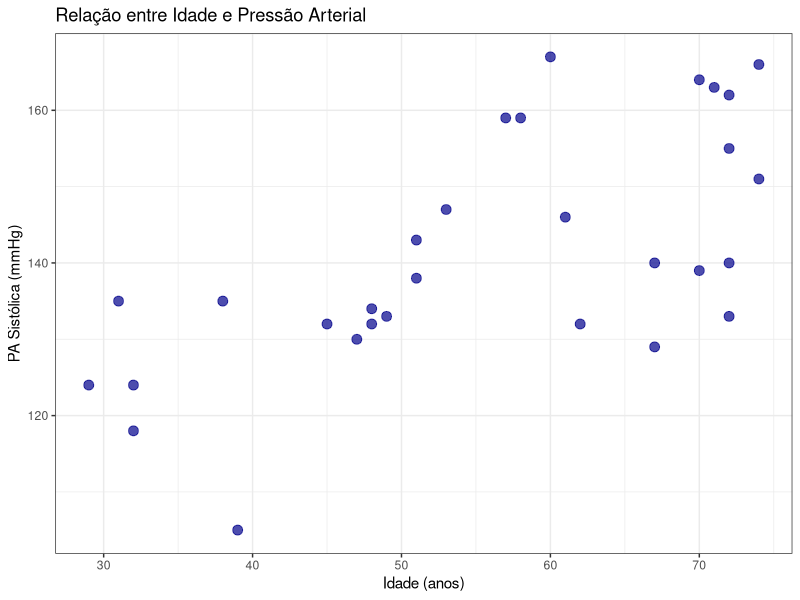
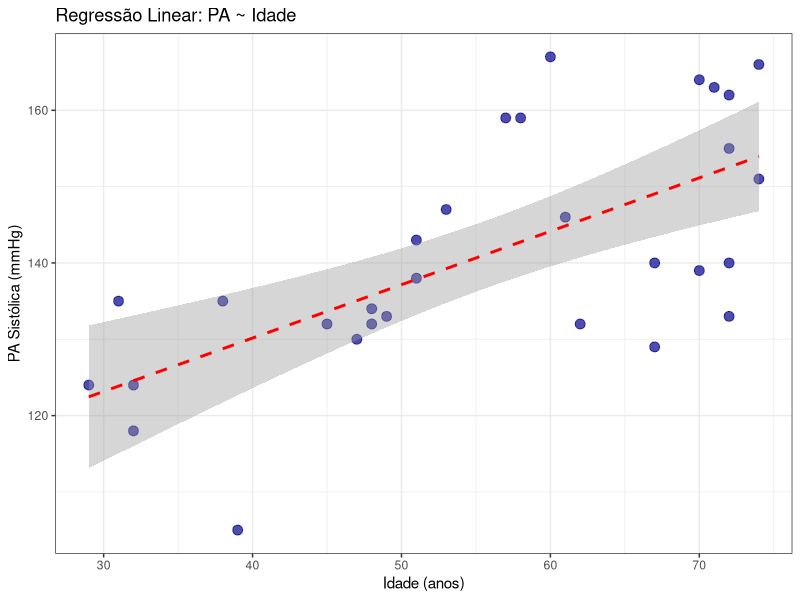
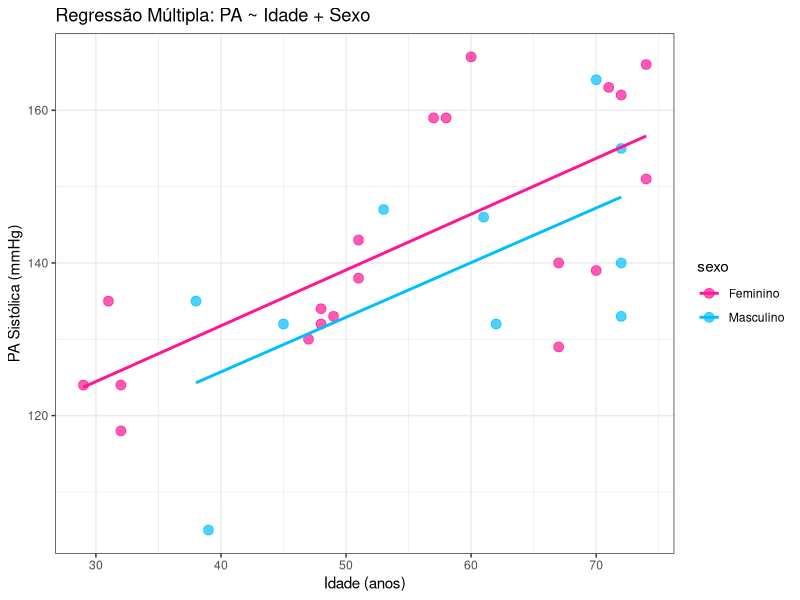
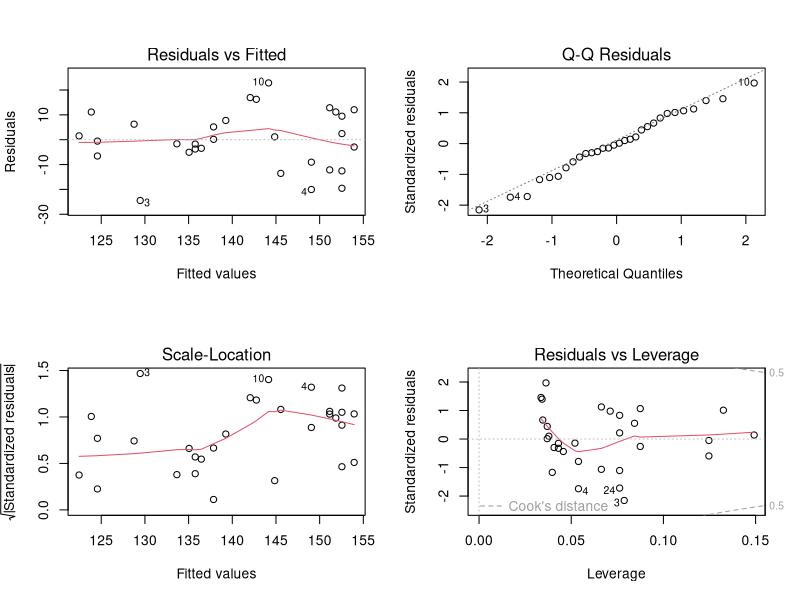

Write R code to recreate these figures, in order.
# Módulo 3 - Aula 2 - Modelos lineares e não lineares

# Declaração dos pacotes necessários para realizar as atividades
# install.packages("tidyverse")
# install.packages("broom")
library(tidyverse)
library(broom)


# 1.1. Correlação, modelos lineares e não-lineares
# Uma das formas de se medir uma relação entre duas variáveis numéricas é 
# calculando a correlação entre as duas, podendo ser medida através do 
# coeficiente de correlação linear.

# Observação: Correlação não denota causalidade. Não é porque uma variável
# está correlata a outra, não quer dizer que se influenciem diretamente.
# Exemplo: O aumento da temperatura global está correlacionado com a diminuição
# na população de piratas. 

# Plotando um gráfico de dispersão das variáveis, é possível observar pelo 
# menos 5 tipos de comportamento no gráfico:
# # a) Correlação linear negativa, quando são inversamente proporcionais;
# # b) Correlação linear positiva, quando são diretamente proporcionais;
# # c) Sem correlação, quando não se afetam diretamente;
# # d) Padrão não linear, quando não necessariamente se afetam em 
# # todos os casos. O comportamento no gráfico deixa de ser em formato de 
# # linha e passa a tomar formato de curva.

# A força entre essas variáveis pode ser medida através do coeficiente de
# correlação de Pearson, onde:
# # a) Correlação linear perfeita positiva: r = +1
# # b) Correlação linear perfeita negativa: r = -1
# # c) Sem correlação linear: r = 0
# # d) Correlação linear positiva: 0 < r < 1
# # e) Correlação linear negativa: -1 < r < 0

# Caso a suposta correlação não for válida através do método de Pearson
# utiliza-se a correlação de Spearman, que não assume distribuição normal para
# as duas variáveis e sim através de postos ordenados (ranqueamento).

# 1.2. Atividade: Cálculo da correlação entre pressão arterial e idade, 
# plotando num gráfico para visualização dos resultados.

# Definir semente para reprodutibilidade
set.seed(42)

# Número amostral
n <- 30

# Simula dados de pressão arterial e idade
pasis <- tibble(
  idade = round(runif(n, min = 25, max = 75)),
  pa = round(100 + 0.8 * idade + rnorm(n, 0, 10)),
  sexo = if_else(runif(n) >= 0.5, "Feminino", "Masculino")
)
print(pasis)

# Funções utilizadas:
# # runif(n, min, max): Gera n números aleatórios entre limites min e max;
# # round(): Arredonda para número inteiro;
# # rnorm(n, avg, sd): Adiciona "ruído" com média 0 e DP 10;
# Fórmula para criação de pressão arterial: 100 + 0.8*idade + ruído 

# Cálculo da correlação utilizando cor.test() e teste se ela é significativa
cor.test(pasis$pa, pasis$idade)

# Output:
# t = Estatística t do teste;
# df = Graus de liberdade;
# p-value = probabilidade de observar essa correlação se não houvesse relação.
# Se p < 0.05, então há correlação significativa;

# cor = Coeficiente de correlação (r). Parâmetro mais importante nessa análise.
# Permite verificar se é positivo/negativo e quão forte é:
# # |r| < 0.3 = Correlação FRACA
# # 0.3 ≤ |r| < 0.7 = Correlação MODERADA
# # |r| ≥ 0.7 = Correlação FORTE

# No caso dos dados mockados (r=0.659), a correlação é MODERADA.

# 95 percent confidence interval = Intervalo de confiança para o coeficiente
# de correlação.

# Também é possível calcular o coeficiente sem os testes:
cor(pasis$pa, pasis$idade)

# Visualização a partir de gráfico de dispersão:
ggplot(pasis, aes(x = idade, y = pa)) +
  geom_point(size = 3, color = "darkblue", alpha = 0.7) +
  labs(title = "Relação entre Idade e Pressão Arterial",
       x = "Idade (anos)",
       y = "PA Sistólica (mmHg)") +
  theme_bw()

# Interpretação do resultado:
# a) Os pontos tendem a subir proporcionalmente em direção ao canto superior
# direito;
# b) Indicativo de correlação POSITIVA (maior idade = maior pressão arterial);
# c) Os pontos ainda estão dispersos e r=0.659, indicando uma correlação
# positiva NÃO PERFEITA, já que 0 < r < 1.


# 2.1 Modelos de regressão linear simples
# Modela a relação entre variáveis a partir de uma reta

# Fórmula: Y = β0 + β1*X + ε onde:

# # Y = Variável DEPENDENTE (objetivo da previsão), exemplo: pressão arterial;
# # X = Variável INDEPENDENTE (parâmetro), exemplo: idade;
# # β0 = Intercepto, valor de Y quando X = 0;
# # β1 = Inclinação, quanto Y muda para cada unidade de X;
# # ε = Erro, variação não explicada pelo modelo

# Correlação vs Regressão
# Correlação mede a força de uma relação enquanto regressão quantifica a 
# relação (variação de Y em função de X).


# 2.1.1 Ajuste do modelo para regressão linear simples

# lm() = linear model (modelo linear);
# Fórmula: variável dependente ~ variável independente
# Ou seja: "pa EM FUNÇÃO DE idade" ou "pa EXPLICADA POR idade"
modelo_simples <- lm(pa ~ idade, data = pasis)

# Output dos coeficientes β0 (intercepto) e β1 (inclinação)
modelo_simples

# (Intercept) = β0 = Valor de pa quando idade=0. Nesse caso não tem sentido
# prático pois não há elementos com "0 anos" nos dados mockados;
# idade = β1 = Variação de pa para cada idade+=1. Ou seja, para cada ano que
# e passa, pa cresce aumenta em β1 mmHg

# Resumo do modelo
summary(modelo_simples)

# Coefficients:
# # Estimate = Valor estimado do coeficiente;
# # Std. Error = Erro padrão (incerteza do coeficiente);
# # t value = estatística t;
# # Pr(>|t|) = p-valor. Se p < 0.05, então coeficiente significativo;

# Signif. codes = Legenda a partir de asteriscos para representar a 
# significância dos coeficientes β0 e β1 ('***' muito significativo, 
# '*' pouco significativo, '' nenhuma significância);

# Residual standard error: Ou RSE, medida da diferença entre as variáveis 
# observadas e as projetadas, em n-2 (n sendo a quantidade de elementos
# observados) graus de liberdade;

# Multiple R-squared: Proporção da variação de Y explicada por X, pode ser lida
# em porcentagem. Exemplo: X explica 43,5% da variação de Y 
# nos dados projetados;
# # OBSERVAÇÃO: Quanto mais se aproxima de 1, melhor o modelo. Porém R²=1
# # pode significar um modelo em overfit.

# F-statistic e p-value: Significância do modelo como um todo.

# Traz somente o R² do modelo
summary(modelo_simples)$r.squared


# 2.1.2 Interpretação simplificada dos resultados

# Executando as linhas abaixo, observa-se que R² = 0.435 e β1 ≃ 0.7
summary(modelo_simples)$r.squared; coef(modelo_simples)["idade"]

# Pode-se dizer que:
# # a) idade explica 43,5% da variação na pressão arterial;
# # b) Para cada ano em idade, a pressão arterial aumenta em média 
# # aproximadamente 0.7 mmHg.


# 2.1.3 Visualização gráfica
ggplot(pasis, aes(x = idade, y = pa)) + 
  geom_point(size = 3, color = "darkblue", alpha = 0.7) +
  geom_smooth(method = "lm", se = TRUE, color = "red", linetype = "dashed") +
  labs(title = "Regressão Linear: PA ~ Idade",
       x = "Idade (anos)", 
       y = "PA Sistólica (mmHg)") +
  theme_bw()

# Onde:
# geom_smooth(method = "lm"): Adiciona a reta de regressão;
# se = TRUE: Mostra a faixa de incerteza (intervalo de confiança);
# A reta de regressão basicamente é: PA = β0 + β1*idade

# Observações:
# # a) A reta corta a dispersão dos pontos praticamente ao meio;
# # b) A faixa cinza mostra a incerteza da estimativa.


# 2.2 Modelos de regressão linear múltipla
# Modela a relação de múltiplas variáveis independentes para explicar Y. 
# Permite ajustar o efeito de uma variável pelas outras.
#
# Exemplo: Para saber o efeito da idade na pressão arterial, utiliza-se o sexo
# pois é uma variável que também afeta a PA. 
# A regressão múltipla dá o efeito da idade "ajustado" pelo sexo.
#
# Fórmula: Y = β0 + β1*X1 + β2*X2 + ... + ε

# Modelo múltiplo (idade + sexo). O sinal + adiciona outra variável ao modelo.
modelo_multiplo <- lm(pa ~ idade + sexo, data = pasis)

# Resumo do modelo
summary(modelo_multiplo)

# Output:
# (Intercept) = Pressão arterial estimada para idade=0 e 
# sexo=Feminino (categoria de referência);
# idade = efeito da idade AJUSTADO por sexo. Basicamente: "Para cada ano a 
# mais, PA aumenta β1 mmHg, mantendo sexo constante";
# sexoMasculino = diferença entre homens e mulheres AJUSTADA por idade. "Homens
# têm PA β2 mmHg maior/menor que mulheres, na mesma idade".
#
# Nota: No summary(), é mostrado "sexoMasculino" porque "Feminino" é a 
# categoria de referência.

# Plot de gráfico de retas por sexo
ggplot(pasis, aes(x = idade, y = pa, color = sexo)) +
  geom_point(size = 3, alpha = 0.7) +
  geom_smooth(method = "lm", se = FALSE, linewidth = 1) +
  labs(title = "Regressão Múltipla: PA ~ Idade + Sexo",
       x = "Idade (anos)",
       y = "PA Sistólica (mmHg)") +
  theme_bw() +
  scale_color_manual(values = c("Feminino" = "deeppink", "Masculino" = "deepskyblue"))

# Intepretação do gráfico:
# a) Há duas retas paralelas, uma para cada sexo;
# b) A distância vertical entre elas é o coeficiente do sexo;
# c) As retas são PARALELAS porque assume-se que o efeito da idade é 
# o mesmo para homens e mulheres.

# 2.2.1 Modelos com interação
# Caso o efeito da idade for diferente para homens e mulheres, utiliza-se o
# operador * para incluir a interação
modelo_interacao <- lm(pa ~ idade * sexo, data = pasis)
summary(modelo_interacao)


# 2.3 Modelos de regressão logística
# São utilizados quando deseja-se modelar a relação quando Y é binário.
# A regressão linear não é útil pois pode trazer valores contínuos fora do 
# intervalo de 0 e 1.
# Para observar a relação, é utilizada a medida Odds Ratio (OR, ou Razão de 
# Chances). Onde:
# OR = 1, sem associação;
# OR > 1, fator de risco (aumenta chance do evento);
# OR < 1, fator de proteção (diminui a chance do evento)
# Exemplo: OR = 2.5 para tabagismo. Portanto, fumantes tem "2.5 vezes mais" de
# apresentar a doença.

#Dados mockados de hipertensão
set.seed(123)
n_pac <- 100
dados_hiper <- tibble(
  idade = round(runif(n_pac, 30, 70)),    # Idade: 30-70 anos
  imc = round(rnorm(n_pac, 26, 4), 1),    # IMC: média 26, DP 4
  sexo = sample(c("Feminino", "Masculino"), n_pac, replace = TRUE)  # Sexo aleatório
) %>%
  mutate(
    # Calcular probabilidade de hipertensão baseada nas variáveis:
    prob_hiper = plogis(-8 + 0.05 * idade + 0.15 * imc + 
                          0.3 * (sexo == "Masculino")),
    # Gerar o desfecho (0 ou 1) com essa probabilidade:
    hipertensao = rbinom(n_pac, 1, prob_hiper)
  )
head(dados_hiper)

# plogis() converte valores em probabilidades (de 0 a 1);
# rbinom() gera flag de 0 ou 1 com base na probabilidade;
# Dados criados onde idade, IMC e sexo afetam a chance de hipertensão.

# Valida quantos elementos apresentaram hipertensão
# 0 = não hipertenso, 1 = apresenta hipertensão
table(dados_hiper$hipertensao)


# 2.3.1 Ajuste do modelo logístico

# glm() = generalized linear model (modelo linear generalizado);
# family = binomial indica que Y é binária;

modelo_logistico <- glm(hipertensao ~ idade + imc + sexo, 
                        data = dados_hiper,
                        family = binomial(link = "logit"))
summary(modelo_logistico)

# Observação: Os coeficientes estão na escala de LOG-ODDS. Para interpretar,
# é necessário calcular o OR ao exponenciar os coeficientes.

# A função tidy() do pacote broom facilita a extração dos resultados
# exponentiate = TRUE transforma os coeficientes em OR

tidy(modelo_logistico, conf.int = TRUE, exponentiate = TRUE)

# No output:
# term = Variável;
# estimate = OR (Odds Ratio);
# conf.low e conf.high = IC 95% para o OR;
# p.value = p-valor;

# Interpretação resumida dos ORs 
# idade: OR ≈ 1.05
# a) Para cada ano a mais de idade, a chance de hipertensão aumenta ~5%;
# b) (OR - 1) * 100 = porcentagem de aumento

# imc: OR ≈ 1.15
# a) Para cada unidade a mais de IMC, a chance aumenta ~15%

# sexoMasculino: OR ≈ 1.35
# a) Homens têm ~35% mais chance de hipertensão que mulheres

# Se OR < 1: Torna-se fator de proteção. 
# Exemplo: OR = 0.5 significa 50% MENOS chance.


# 2.3.2 Inferência em um novo paciente
# Inferindo a probabilidade de hipertensão para um homem de 60 anos com IMC 28?
novo_paciente <- tibble(idade = 60, imc = 28, sexo = "Masculino")

# predict() com type = "response" retorna a PROBABILIDADE
predict(modelo_logistico, newdata = novo_paciente, type = "response")

# Resultado: Probabilidade entre 0 e 1. 0.4055... = 40% = 40% de chance 
# de ser hipertenso
# Exemplo: 0.45 significa 45% de chance de ser hipertenso


# 3.1 Diagnóstico dos modelos
# Dividir a tela em 4 partes (2x2)
par(mfrow = c(2, 2))

# Gerar os 4 gráficos de diagnóstico
plot(modelo_simples)

# Restaura tela para estado original
par(mfrow = c(1, 1))


# 3.1.1 Interpretação dos gráficos

# a) Residuals vs Fitted (Resíduos vs Valores Ajustados):
# Verifica LINEARIDADE e HOMOCEDASTICIDADE (igualdade da variância
# dos ruídos). Pontos devem estar dispersos aleatoriamente, sem padrão.
# Caso formem curva ou funil, significa que foram dados mal ajustados;

# b) Normal Q-Q (Quantil-Quantil):
# Verifica NORMALIDADE dos resíduos. Pontos seguindo a linha diagonal são um
# bom sinal, enquanto os que se afastam estão não-normalizados;

# c) Scale-Location:
# Verifica HOMOCEDASTICIDADE. Linha aproximadamente horizontal e pontos 
# dispersos são bons indicativos, enquanto linha inclinada ou pontos 
# em forma de funil não;

# d) Residuals vs Leverage
# Identifica pontos INFLUENTES (que afetam muito o modelo). Pontos fora das 
# linhas pontilhadas (distância de Cook) são preocupantes


# RESUMO: Situações para uso de cada modelo

# Y CONTÍNUA (peso, PA, glicemia, altura...): 
# lm() - Regressão Linear; 
# Medida: Coeficiente β.

# Y BINÁRIA (sim/não, 0/1, doente/saudável): 
# glm(family = binomial) - Regressão Logística;
# Medida: OR (Odds Ratio)  

# Y TEMPO ATÉ EVENTO (tempo até óbito, etc.): 
# coxph() - Modelo de Cox  
# Medida: HR (Hazard Ratio)
